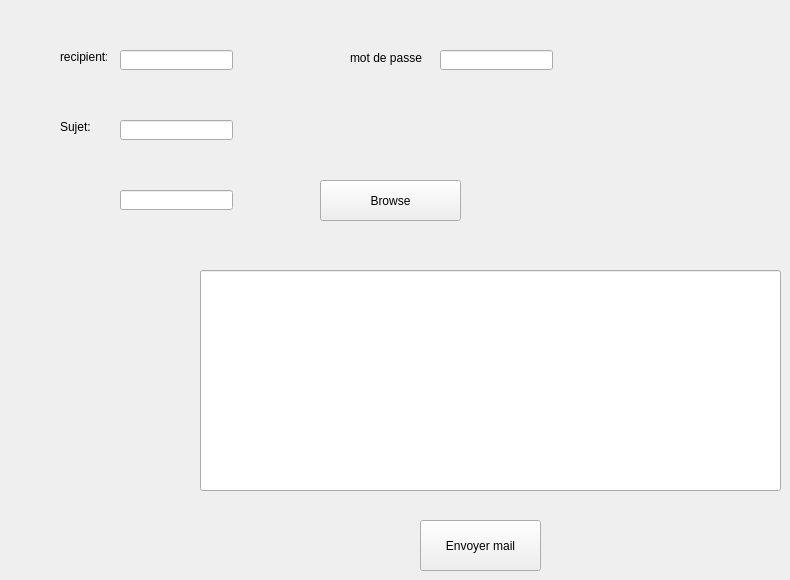
     <widget class="QWidget" name="tab_7">
      <attribute name="title">
       <string>Email</string>
      </attribute>
      <widget class="QLabel" name="label_21">
       <property name="geometry">
        <rect>
         <x>60</x>
         <y>50</y>
         <width>47</width>
         <height>14</height>
        </rect>
       </property>
       <property name="text">
        <string>recipient:</string>
       </property>
      </widget>
      <widget class="QLineEdit" name="rcpt_2">
       <property name="geometry">
        <rect>
         <x>120</x>
         <y>50</y>
         <width>113</width>
         <height>20</height>
        </rect>
       </property>
       <property name="styleSheet">
        <string notr="true"/>
       </property>
      </widget>
      <widget class="QPushButton" name="pushButton_6">
       <property name="geometry">
        <rect>
         <x>420</x>
         <y>520</y>
         <width>121</width>
         <height>51</height>
        </rect>
       </property>
       <property name="styleSheet">
        <string notr="true"/>
       </property>
       <property name="text">
        <string>Envoyer mail</string>
       </property>
      </widget>
      <widget class="QLabel" name="label_22">
       <property name="geometry">
        <rect>
         <x>350</x>
         <y>50</y>
         <width>81</width>
         <height>16</height>
        </rect>
       </property>
       <property name="text">
        <string>mot de passe</string>
       </property>
      </widget>
      <widget class="QLineEdit" name="mail_pass_2">
       <property name="geometry">
        <rect>
         <x>440</x>
         <y>50</y>
         <width>113</width>
         <height>20</height>
        </rect>
       </property>
       <property name="styleSheet">
        <string notr="true"/>
       </property>
       <property name="echoMode">
        <enum>QLineEdit::Password</enum>
       </property>
      </widget>
      <widget class="QLabel" name="label_45">
       <property name="geometry">
        <rect>
         <x>60</x>
         <y>120</y>
         <width>47</width>
         <height>14</height>
        </rect>
       </property>
       <property name="text">
        <string>Sujet:</string>
       </property>
      </widget>
      <widget class="QLineEdit" name="subject_2">
       <property name="geometry">
        <rect>
         <x>120</x>
         <y>120</y>
         <width>113</width>
         <height>20</height>
        </rect>
       </property>
       <property name="styleSheet">
        <string notr="true"/>
       </property>
      </widget>
      <widget class="QPushButton" name="pushButton_11">
       <property name="geometry">
        <rect>
         <x>320</x>
         <y>180</y>
         <width>141</width>
         <height>41</height>
        </rect>
       </property>
       <property name="styleSheet">
        <string notr="true"/>
       </property>
       <property name="text">
        <string>Browse</string>
       </property>
      </widget>
      <widget class="QLineEdit" name="lineEdit_2">
       <property name="geometry">
        <rect>
         <x>120</x>
         <y>190</y>
         <width>113</width>
         <height>20</height>
        </rect>
       </property>
       <property name="styleSheet">
        <string notr="true"/>
       </property>
      </widget>
      <widget class="QLineEdit" name="msg_2">
       <property name="geometry">
        <rect>
         <x>200</x>
         <y>270</y>
         <width>581</width>
         <height>221</height>
        </rect>
       </property>
       <property name="styleSheet">
        <string notr="true"/>
       </property>
      </widget>
     </widget>
